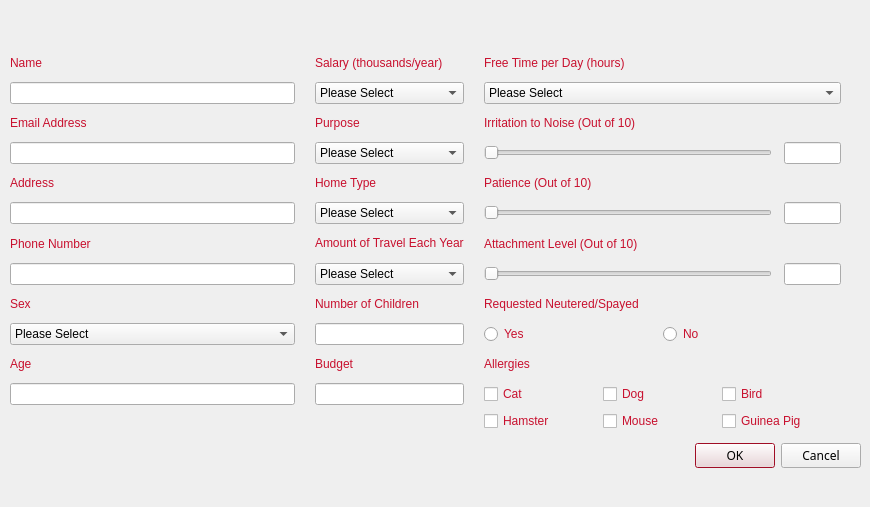
<?xml version="1.0" encoding="UTF-8"?>
<ui version="4.0">
 <class>EditProfile</class>
 <widget class="QDialog" name="EditProfile">
  <property name="geometry">
   <rect>
    <x>0</x>
    <y>0</y>
    <width>870</width>
    <height>507</height>
   </rect>
  </property>
  <property name="palette">
   <palette>
    <active>
     <colorrole role="WindowText">
      <brush brushstyle="SolidPattern">
       <color alpha="255">
        <red>200</red>
        <green>16</green>
        <blue>46</blue>
       </color>
      </brush>
     </colorrole>
     <colorrole role="Text">
      <brush brushstyle="SolidPattern">
       <color alpha="255">
        <red>0</red>
        <green>0</green>
        <blue>0</blue>
       </color>
      </brush>
     </colorrole>
     <colorrole role="Base">
      <brush brushstyle="SolidPattern">
       <color alpha="255">
        <red>255</red>
        <green>255</green>
        <blue>255</blue>
       </color>
      </brush>
     </colorrole>
     <colorrole role="Highlight">
      <brush brushstyle="SolidPattern">
       <color alpha="255">
        <red>200</red>
        <green>16</green>
        <blue>46</blue>
       </color>
      </brush>
     </colorrole>
     <colorrole role="PlaceholderText">
      <brush brushstyle="SolidPattern">
       <color alpha="128">
        <red>0</red>
        <green>0</green>
        <blue>0</blue>
       </color>
      </brush>
     </colorrole>
    </active>
    <inactive>
     <colorrole role="WindowText">
      <brush brushstyle="SolidPattern">
       <color alpha="255">
        <red>200</red>
        <green>16</green>
        <blue>46</blue>
       </color>
      </brush>
     </colorrole>
     <colorrole role="Text">
      <brush brushstyle="SolidPattern">
       <color alpha="255">
        <red>0</red>
        <green>0</green>
        <blue>0</blue>
       </color>
      </brush>
     </colorrole>
     <colorrole role="Base">
      <brush brushstyle="SolidPattern">
       <color alpha="255">
        <red>255</red>
        <green>255</green>
        <blue>255</blue>
       </color>
      </brush>
     </colorrole>
     <colorrole role="Highlight">
      <brush brushstyle="SolidPattern">
       <color alpha="255">
        <red>200</red>
        <green>16</green>
        <blue>46</blue>
       </color>
      </brush>
     </colorrole>
     <colorrole role="PlaceholderText">
      <brush brushstyle="SolidPattern">
       <color alpha="128">
        <red>0</red>
        <green>0</green>
        <blue>0</blue>
       </color>
      </brush>
     </colorrole>
    </inactive>
    <disabled>
     <colorrole role="WindowText">
      <brush brushstyle="SolidPattern">
       <color alpha="255">
        <red>190</red>
        <green>190</green>
        <blue>190</blue>
       </color>
      </brush>
     </colorrole>
     <colorrole role="Text">
      <brush brushstyle="SolidPattern">
       <color alpha="255">
        <red>0</red>
        <green>0</green>
        <blue>0</blue>
       </color>
      </brush>
     </colorrole>
     <colorrole role="Base">
      <brush brushstyle="SolidPattern">
       <color alpha="255">
        <red>255</red>
        <green>255</green>
        <blue>255</blue>
       </color>
      </brush>
     </colorrole>
     <colorrole role="Highlight">
      <brush brushstyle="SolidPattern">
       <color alpha="255">
        <red>145</red>
        <green>145</green>
        <blue>145</blue>
       </color>
      </brush>
     </colorrole>
     <colorrole role="PlaceholderText">
      <brush brushstyle="SolidPattern">
       <color alpha="128">
        <red>0</red>
        <green>0</green>
        <blue>0</blue>
       </color>
      </brush>
     </colorrole>
    </disabled>
   </palette>
  </property>
  <property name="windowTitle">
   <string>Dialog</string>
  </property>
  <widget class="QDialogButtonBox" name="buttonBox">
   <property name="geometry">
    <rect>
     <x>520</x>
     <y>440</y>
     <width>341</width>
     <height>32</height>
    </rect>
   </property>
   <property name="font">
    <font>
     <family>Egyptienne F</family>
    </font>
   </property>
   <property name="orientation">
    <enum>Qt::Horizontal</enum>
   </property>
   <property name="standardButtons">
    <set>QDialogButtonBox::Cancel|QDialogButtonBox::Ok</set>
   </property>
  </widget>
  <widget class="QWidget" name="gridLayoutWidget">
   <property name="geometry">
    <rect>
     <x>10</x>
     <y>50</y>
     <width>831</width>
     <height>381</height>
    </rect>
   </property>
   <layout class="QGridLayout" name="gridLayout" columnstretch="4,2,5">
    <property name="horizontalSpacing">
     <number>20</number>
    </property>
    <item row="1" column="1">
     <widget class="QComboBox" name="salaryComboBox">
      <property name="enabled">
       <bool>true</bool>
      </property>
      <item>
       <property name="text">
        <string>Please Select</string>
       </property>
      </item>
      <item>
       <property name="text">
        <string>0 - 30</string>
       </property>
      </item>
      <item>
       <property name="text">
        <string>30 - 50</string>
       </property>
      </item>
      <item>
       <property name="text">
        <string>50 - 70</string>
       </property>
      </item>
      <item>
       <property name="text">
        <string>70 - 90</string>
       </property>
      </item>
      <item>
       <property name="text">
        <string>90 - 110</string>
       </property>
      </item>
      <item>
       <property name="text">
        <string>110 - 130</string>
       </property>
      </item>
      <item>
       <property name="text">
        <string>130+</string>
       </property>
      </item>
     </widget>
    </item>
    <item row="2" column="0">
     <widget class="QLabel" name="emailLabel">
      <property name="enabled">
       <bool>true</bool>
      </property>
      <property name="text">
       <string>Email Address</string>
      </property>
     </widget>
    </item>
    <item row="6" column="1">
     <widget class="QLabel" name="travelLabel">
      <property name="enabled">
       <bool>true</bool>
      </property>
      <property name="text">
       <string>&lt;html&gt;&lt;head/&gt;&lt;body&gt;&lt;p&gt;Amount of Travel Each Year&lt;/p&gt;&lt;/body&gt;&lt;/html&gt;</string>
      </property>
     </widget>
    </item>
    <item row="7" column="0">
     <widget class="QLineEdit" name="phoneLineEdit"/>
    </item>
    <item row="7" column="2">
     <layout class="QHBoxLayout" name="horizontalLayout_9" stretch="10,2">
      <property name="spacing">
       <number>12</number>
      </property>
      <item>
       <widget class="QSlider" name="attachmentSlider">
        <property name="maximum">
         <number>10</number>
        </property>
        <property name="pageStep">
         <number>2</number>
        </property>
        <property name="orientation">
         <enum>Qt::Horizontal</enum>
        </property>
       </widget>
      </item>
      <item>
       <widget class="QLineEdit" name="attachmentLineEdit">
        <property name="enabled">
         <bool>false</bool>
        </property>
        <property name="alignment">
         <set>Qt::AlignCenter</set>
        </property>
       </widget>
      </item>
     </layout>
    </item>
    <item row="1" column="2">
     <widget class="QComboBox" name="freeTimeComboBox">
      <property name="enabled">
       <bool>true</bool>
      </property>
      <item>
       <property name="text">
        <string>Please Select</string>
       </property>
      </item>
      <item>
       <property name="text">
        <string>0 - 1</string>
       </property>
      </item>
      <item>
       <property name="text">
        <string>1 - 2</string>
       </property>
      </item>
      <item>
       <property name="text">
        <string>3 - 4</string>
       </property>
      </item>
      <item>
       <property name="text">
        <string>5+</string>
       </property>
      </item>
     </widget>
    </item>
    <item row="5" column="0">
     <widget class="QLineEdit" name="addressLineEdit"/>
    </item>
    <item row="10" column="0">
     <widget class="QLabel" name="ageLabel">
      <property name="enabled">
       <bool>true</bool>
      </property>
      <property name="text">
       <string>Age</string>
      </property>
     </widget>
    </item>
    <item row="3" column="0">
     <widget class="QLineEdit" name="emailLineEdit"/>
    </item>
    <item row="0" column="0">
     <widget class="QLabel" name="nameLabel">
      <property name="enabled">
       <bool>true</bool>
      </property>
      <property name="text">
       <string>Name</string>
      </property>
     </widget>
    </item>
    <item row="2" column="2">
     <widget class="QLabel" name="irritationLabel">
      <property name="enabled">
       <bool>true</bool>
      </property>
      <property name="text">
       <string>&lt;html&gt;&lt;head/&gt;&lt;body&gt;&lt;p&gt;Irritation to Noise (Out of 10)&lt;/p&gt;&lt;/body&gt;&lt;/html&gt;</string>
      </property>
     </widget>
    </item>
    <item row="9" column="2">
     <layout class="QHBoxLayout" name="horizontalLayout_3">
      <item>
       <widget class="QRadioButton" name="isNeuteredRadioButtonYES">
        <property name="text">
         <string>Yes</string>
        </property>
       </widget>
      </item>
      <item>
       <widget class="QRadioButton" name="isNeuteredRadioButtonNO">
        <property name="text">
         <string>No</string>
        </property>
       </widget>
      </item>
     </layout>
    </item>
    <item row="8" column="2">
     <widget class="QLabel" name="requireLabel">
      <property name="enabled">
       <bool>true</bool>
      </property>
      <property name="text">
       <string>&lt;html&gt;&lt;head/&gt;&lt;body&gt;&lt;p&gt;Requested Neutered/Spayed&lt;/p&gt;&lt;/body&gt;&lt;/html&gt;</string>
      </property>
     </widget>
    </item>
    <item row="6" column="0">
     <widget class="QLabel" name="phoneLabel">
      <property name="enabled">
       <bool>true</bool>
      </property>
      <property name="text">
       <string>Phone Number</string>
      </property>
     </widget>
    </item>
    <item row="12" column="2">
     <layout class="QVBoxLayout" name="verticalLayout_5">
      <item>
       <layout class="QHBoxLayout" name="horizontalLayout_2">
        <item>
         <widget class="QCheckBox" name="hamsterAllergyCheckBox">
          <property name="text">
           <string>Hamster</string>
          </property>
         </widget>
        </item>
        <item>
         <widget class="QCheckBox" name="mouseAllergyCheckBox">
          <property name="text">
           <string>Mouse</string>
          </property>
         </widget>
        </item>
        <item>
         <widget class="QCheckBox" name="guineapigAllergyCheckBox">
          <property name="text">
           <string>Guinea Pig</string>
          </property>
         </widget>
        </item>
       </layout>
      </item>
     </layout>
    </item>
    <item row="5" column="1">
     <widget class="QComboBox" name="homeTypeComboBox">
      <property name="enabled">
       <bool>true</bool>
      </property>
      <item>
       <property name="text">
        <string>Please Select</string>
       </property>
      </item>
      <item>
       <property name="text">
        <string>Condo</string>
       </property>
      </item>
      <item>
       <property name="text">
        <string>Apartment</string>
       </property>
      </item>
      <item>
       <property name="text">
        <string>Small House</string>
       </property>
      </item>
      <item>
       <property name="text">
        <string>Medium House</string>
       </property>
      </item>
      <item>
       <property name="text">
        <string>Large House</string>
       </property>
      </item>
      <item>
       <property name="text">
        <string>Mansion</string>
       </property>
      </item>
     </widget>
    </item>
    <item row="1" column="0">
     <widget class="QLineEdit" name="nameLineEdit">
      <property name="enabled">
       <bool>true</bool>
      </property>
     </widget>
    </item>
    <item row="0" column="1">
     <widget class="QLabel" name="salaryLabel">
      <property name="enabled">
       <bool>true</bool>
      </property>
      <property name="text">
       <string>&lt;html&gt;&lt;head/&gt;&lt;body&gt;&lt;p&gt;Salary (thousands/year)&lt;/p&gt;&lt;/body&gt;&lt;/html&gt;</string>
      </property>
     </widget>
    </item>
    <item row="4" column="0">
     <widget class="QLabel" name="addressLabel">
      <property name="enabled">
       <bool>true</bool>
      </property>
      <property name="text">
       <string>Address</string>
      </property>
     </widget>
    </item>
    <item row="7" column="1">
     <widget class="QComboBox" name="travelComboBox">
      <property name="enabled">
       <bool>true</bool>
      </property>
      <item>
       <property name="text">
        <string>Please Select</string>
       </property>
      </item>
      <item>
       <property name="text">
        <string>No Travel</string>
       </property>
      </item>
      <item>
       <property name="text">
        <string>1 - 2 Weeks</string>
       </property>
      </item>
      <item>
       <property name="text">
        <string>3 - 4 Weeks</string>
       </property>
      </item>
      <item>
       <property name="text">
        <string>2 - 3 Months</string>
       </property>
      </item>
      <item>
       <property name="text">
        <string>4 - 6 months</string>
       </property>
      </item>
      <item>
       <property name="text">
        <string>Constant Travel</string>
       </property>
      </item>
     </widget>
    </item>
    <item row="3" column="1">
     <widget class="QComboBox" name="purposeComboBox">
      <property name="enabled">
       <bool>true</bool>
      </property>
      <item>
       <property name="text">
        <string>Please Select</string>
       </property>
      </item>
      <item>
       <property name="text">
        <string>Guard</string>
       </property>
      </item>
      <item>
       <property name="text">
        <string>Companion</string>
       </property>
      </item>
      <item>
       <property name="text">
        <string>Hunting</string>
       </property>
      </item>
      <item>
       <property name="text">
        <string>Gift</string>
       </property>
      </item>
      <item>
       <property name="text">
        <string>Breeding</string>
       </property>
      </item>
      <item>
       <property name="text">
        <string>Disability</string>
       </property>
      </item>
     </widget>
    </item>
    <item row="8" column="0">
     <widget class="QLabel" name="sexLabel">
      <property name="enabled">
       <bool>true</bool>
      </property>
      <property name="text">
       <string>Sex</string>
      </property>
     </widget>
    </item>
    <item row="9" column="0">
     <widget class="QComboBox" name="sexComboBox">
      <property name="enabled">
       <bool>true</bool>
      </property>
      <item>
       <property name="text">
        <string>Please Select</string>
       </property>
      </item>
      <item>
       <property name="text">
        <string>Male</string>
       </property>
      </item>
      <item>
       <property name="text">
        <string>Female</string>
       </property>
      </item>
     </widget>
    </item>
    <item row="2" column="1">
     <widget class="QLabel" name="purposeLabel">
      <property name="enabled">
       <bool>true</bool>
      </property>
      <property name="text">
       <string>Purpose</string>
      </property>
     </widget>
    </item>
    <item row="5" column="2">
     <layout class="QHBoxLayout" name="horizontalLayout_8" stretch="10,2">
      <property name="spacing">
       <number>12</number>
      </property>
      <item>
       <widget class="QSlider" name="patienceSlider">
        <property name="maximum">
         <number>10</number>
        </property>
        <property name="pageStep">
         <number>2</number>
        </property>
        <property name="orientation">
         <enum>Qt::Horizontal</enum>
        </property>
       </widget>
      </item>
      <item>
       <widget class="QLineEdit" name="patienceLineEdit">
        <property name="enabled">
         <bool>false</bool>
        </property>
        <property name="alignment">
         <set>Qt::AlignCenter</set>
        </property>
       </widget>
      </item>
     </layout>
    </item>
    <item row="8" column="1">
     <widget class="QLabel" name="childrenLabel">
      <property name="enabled">
       <bool>true</bool>
      </property>
      <property name="text">
       <string>Number of Children</string>
      </property>
     </widget>
    </item>
    <item row="9" column="1">
     <widget class="QLineEdit" name="childrenLineEdit">
      <property name="enabled">
       <bool>true</bool>
      </property>
     </widget>
    </item>
    <item row="4" column="1">
     <widget class="QLabel" name="homeTypeLabel">
      <property name="enabled">
       <bool>true</bool>
      </property>
      <property name="text">
       <string>Home Type</string>
      </property>
     </widget>
    </item>
    <item row="10" column="1">
     <widget class="QLabel" name="budgetLabel">
      <property name="enabled">
       <bool>true</bool>
      </property>
      <property name="text">
       <string>Budget</string>
      </property>
     </widget>
    </item>
    <item row="4" column="2">
     <widget class="QLabel" name="labelPatience">
      <property name="enabled">
       <bool>true</bool>
      </property>
      <property name="text">
       <string>Patience (Out of 10)</string>
      </property>
     </widget>
    </item>
    <item row="10" column="2">
     <widget class="QLabel" name="allergicLabel">
      <property name="enabled">
       <bool>true</bool>
      </property>
      <property name="text">
       <string>Allergies</string>
      </property>
     </widget>
    </item>
    <item row="6" column="2">
     <widget class="QLabel" name="attachmentLabel">
      <property name="enabled">
       <bool>true</bool>
      </property>
      <property name="text">
       <string>Attachment Level (Out of 10)</string>
      </property>
     </widget>
    </item>
    <item row="3" column="2">
     <layout class="QHBoxLayout" name="horizontalLayout_7" stretch="10,2">
      <property name="spacing">
       <number>12</number>
      </property>
      <item>
       <widget class="QSlider" name="irritationSlider">
        <property name="maximum">
         <number>10</number>
        </property>
        <property name="pageStep">
         <number>2</number>
        </property>
        <property name="orientation">
         <enum>Qt::Horizontal</enum>
        </property>
       </widget>
      </item>
      <item>
       <widget class="QLineEdit" name="irritationLineEdit">
        <property name="enabled">
         <bool>false</bool>
        </property>
        <property name="alignment">
         <set>Qt::AlignCenter</set>
        </property>
       </widget>
      </item>
     </layout>
    </item>
    <item row="0" column="2">
     <widget class="QLabel" name="freeTimeLabel">
      <property name="enabled">
       <bool>true</bool>
      </property>
      <property name="text">
       <string>Free Time per Day (hours)</string>
      </property>
     </widget>
    </item>
    <item row="11" column="0">
     <widget class="QLineEdit" name="ageLineEdit">
      <property name="enabled">
       <bool>true</bool>
      </property>
     </widget>
    </item>
    <item row="11" column="1">
     <widget class="QLineEdit" name="budgetLineEdit">
      <property name="enabled">
       <bool>true</bool>
      </property>
     </widget>
    </item>
    <item row="11" column="2">
     <layout class="QHBoxLayout" name="horizontalLayout">
      <item>
       <widget class="QCheckBox" name="catAllergyCheckBox">
        <property name="text">
         <string>Cat</string>
        </property>
       </widget>
      </item>
      <item>
       <widget class="QCheckBox" name="dogAllergyCheckBox">
        <property name="text">
         <string>Dog</string>
        </property>
       </widget>
      </item>
      <item>
       <widget class="QCheckBox" name="birdAllergyCheckBox">
        <property name="text">
         <string>Bird</string>
        </property>
       </widget>
      </item>
     </layout>
    </item>
   </layout>
  </widget>
 </widget>
 <resources/>
 <connections>
  <connection>
   <sender>buttonBox</sender>
   <signal>accepted()</signal>
   <receiver>EditProfile</receiver>
   <slot>accept()</slot>
   <hints>
    <hint type="sourcelabel">
     <x>801</x>
     <y>453</y>
    </hint>
    <hint type="destinationlabel">
     <x>300</x>
     <y>420</y>
    </hint>
   </hints>
  </connection>
  <connection>
   <sender>buttonBox</sender>
   <signal>rejected()</signal>
   <receiver>EditProfile</receiver>
   <slot>reject()</slot>
   <hints>
    <hint type="sourcelabel">
     <x>750</x>
     <y>461</y>
    </hint>
    <hint type="destinationlabel">
     <x>213</x>
     <y>477</y>
    </hint>
   </hints>
  </connection>
 </connections>
</ui>
